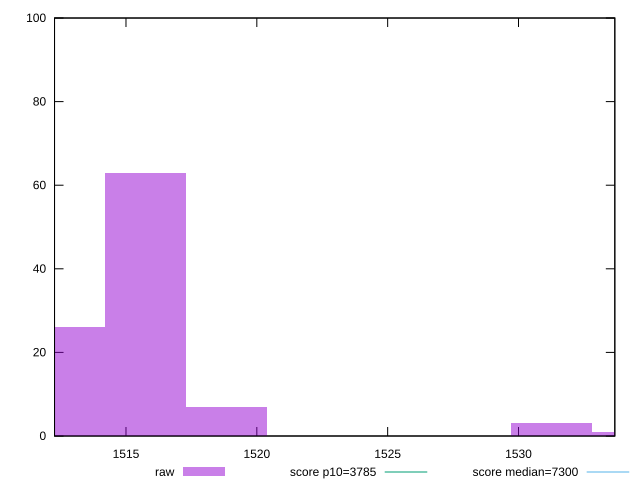

gnuplot code for this plot:
reset

$raw <<EOF
1515.7411713542504 63
1518.8471983447303 7
1512.6351443637702 26
1531.2713063066503 3
1534.3773332971305 1
EOF

set key outside below
set boxwidth 3.106026990480021
set xrange [1512.2695999999999:1533.681]
set yrange [0:100]
set trange [0:100]
set style fill transparent solid 0.5 noborder

set parametric
set terminal svg size 640, 490 enhanced background rgb 'white'
set output "reprap/interactive/samples/pages+cached+noexternal+nojs/raw/histogram.svg"

plot $raw title "raw" with boxes, \
     3785,t title "score p10=3785", \
     7300,t title "score median=7300"

reset
